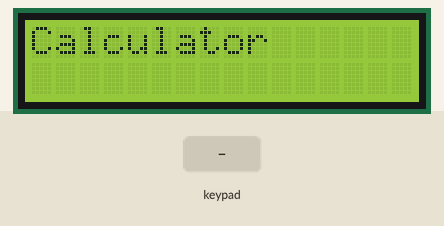
Recording of a sketch running on a simulated Arduino Uno, built with avr-gcc and run on an emulated ATmega328P. Parts: 16×2 character LCD. The inputs (shaded band) are chosen by the test bench.

Above: at 0.1 s.
3.3 s: keypad keys 7 + 5 = pressed 0.4 s apart
At 5.3 s:
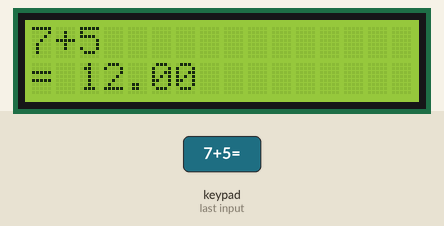
7.9 s: keypad keys 6 * 7 = pressed 0.4 s apart
At 10.1 s:
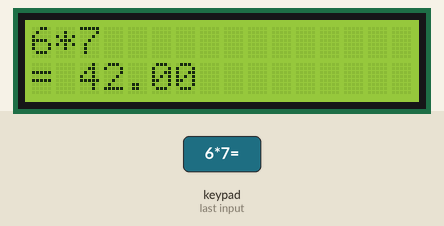
12.5 s: keypad keys 8 / 2 = pressed 0.4 s apart
At 15.0 s:
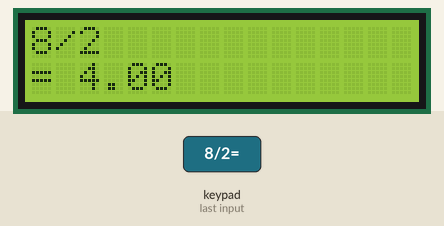
17.1 s: keypad keys 9 - 4 = pressed 0.4 s apart
At 19.7 s:
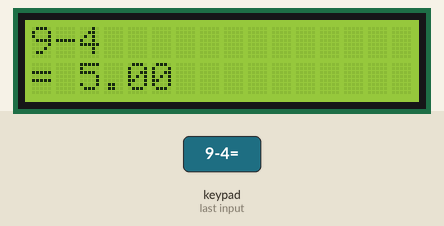
21.7 s: key '1' pressed
At 22.1 s:
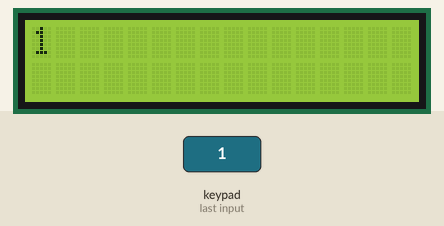
23.2 s: key '2' pressed
At 24.4 s:
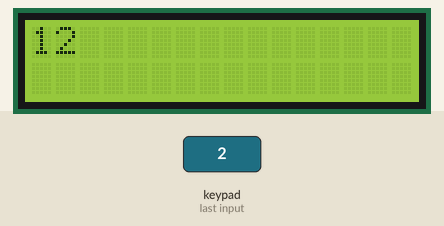
Timing chart, 0 to 25.7 s (numbered marks = the images above; inputs shaded):
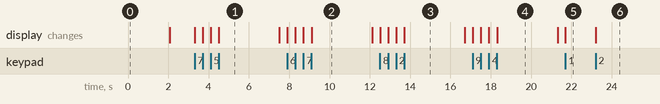

The sketch:

arduino_uno_calculator_project1.ino
```cpp
#include <Keypad.h>
#include <Wire.h>
#include <LiquidCrystal.h>

// LCD RS, E, D4–D7 connected to pins 13, 12, 11, 10, 9, 8
LiquidCrystal lcd(13, 12, 11, 10, 9, 8);

const byte ROWS = 4;
const byte COLS = 4;
char keys[ROWS][COLS] = {
  {'1', '2', '3', '+'},
  {'4', '5', '6', '-'},
  {'7', '8', '9', '*'},
  {'C', '0', '=', '/'}
};

byte rowPins[ROWS] = {7, 6, 5, 4};
byte colPins[COLS] = {3, 2, 1, 0};

Keypad keypad = Keypad(makeKeymap(keys), rowPins, colPins, ROWS, COLS);

// Calculator state
String input = "";
long first = 0, second = 0;
char operation = '\0';
bool waitingForSecond = false;

void setup() {
  lcd.begin(16, 2);
  lcd.print("Calculator");
  delay(2000);
  lcd.clear();
}

void loop() {
  char key = keypad.getKey();
  if (key) {
    if (key >= '0' && key <= '9') {
      input += key;
      lcd.print(key);
    }
    else if (key == '+' || key == '-' || key == '*' || key == '/') {
      if (input.length() > 0) {
        first = input.toInt();
        input = "";
        operation = key;
        waitingForSecond = true;
        lcd.print(operation);
      }
    }
    else if (key == '=') {
      if (waitingForSecond && input.length() > 0) {
        second = input.toInt();
        input = "";
        double result = 0.0;
        bool valid = true;

        switch (operation) {
          case '+': result = first + second; break;
          case '-': result = first - second; break;
          case '*': result = first * second; break;
          case '/':
            if (second != 0) {
              result = (double)first / (double)second;
            } else {
              lcd.clear();
              lcd.print("Error: Div by 0");
              delay(2000);
              clearAll();
              return;
            }
            break;
          default:
            valid = false;
        }

        if (valid) {
          lcd.setCursor(0, 1);
          lcd.print("= ");
          lcd.print(result);
          delay(3000);
          clearAll();
        }
      }
    }
    else if (key == 'C') {
      clearAll();
    }
  }
}

void clearAll() {
  lcd.clear();
  input = "";
  first = 0;
  second = 0;
  operation = '\0';
  waitingForSecond = false;
}
```

Measured:
- after the input at 3.3 s, the display: first changes at once (image 1 shows a later state)
- after the input at 7.9 s, the display: first changes at once (image 2 shows a later state)
- after the input at 12.5 s, the display: first changes at once (image 3 shows a later state)
- after the input at 17.1 s, the display: first changes at once (image 4 shows a later state)
- after the input at 21.7 s, the display: changes at once (image 5)
- after the input at 23.2 s, the display: changes at once (image 6)
- what the display in image 1 shows lasts 3.0 s, from 4.5 s to 7.5 s
